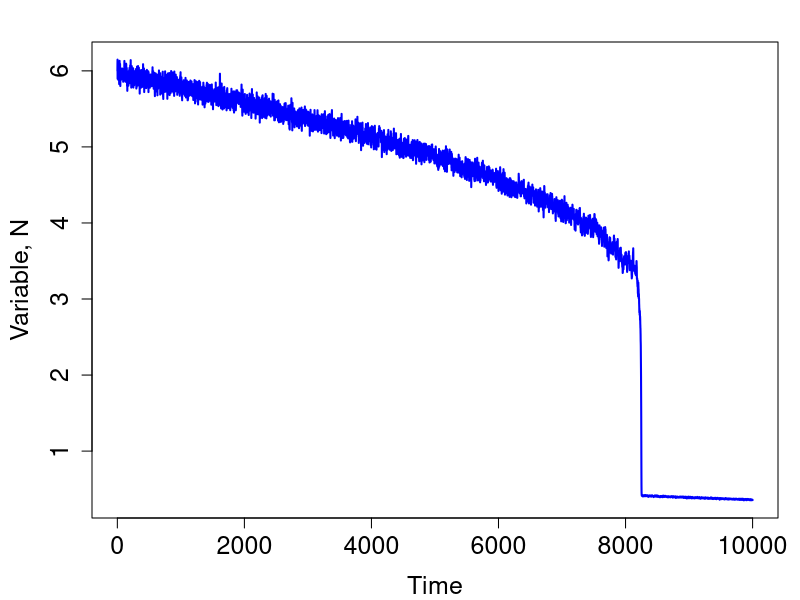

Write the R code that produced this figure.
set.seed(145477)

noy_meir <- function(r=0.75, b=0.1, h=0.75, p=2, F=1, t_start=1, t_end=10000, x0=6, sigma=0, noise_on=0)
{
    F <- if(length(F)==1){rep(F,t_end)}else{F}

    ricker <- function(N, r, b, h, p, F, noise_add=0)
    {
        out <- N*exp(r-b*N)-F*(N^p/(N^p+h^p)) + noise_add
        
        return(out)
    }
    
    L <- matrix(NaN, nrow = t_end+1-t_start, ncol = 1)
    L[1] <- x0
    
    for(i in 1:(NROW(L)-1))
    {
        L_noise_add <- if(noise_on!=0){sigma*L[i]*rnorm(1)}else{0}
        L[i+1] <- ricker(N=L[i], noise_add=L_noise_add, r=r, b=b, h=h, p=p, F=F[i])
    }
    
    return(L)
}

F_bifurcation <- seq(1,2,by=1/10000)
ts_noy_meir <- noy_meir(F=F_bifurcation, sigma=0.01, noise_on=1)

### plot rho vs window size
pdf("Variable_vs_time.pdf", width = 4, height = 3)

par(mar=c(4,4.5,2,1)+0.1)

plot(ts_noy_meir, lty=1, lwd=2, type="l", col="blue", las=0, cex.axis=1.5, cex.lab=1.5, main="", xlab="Time", ylab="Variable, N")

dev.off()
